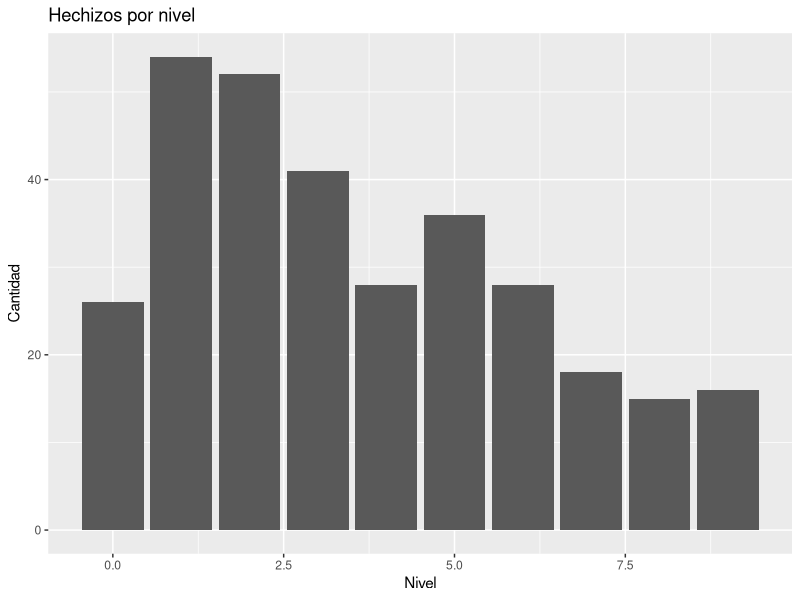
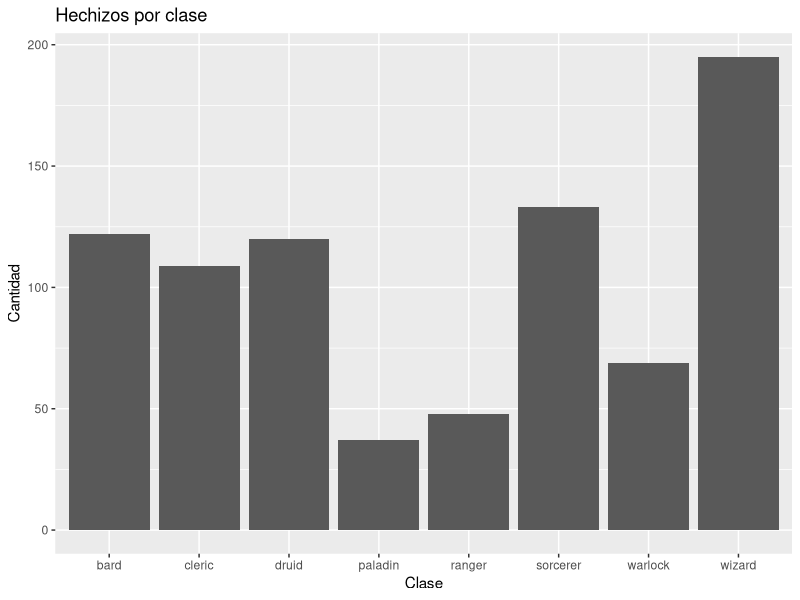
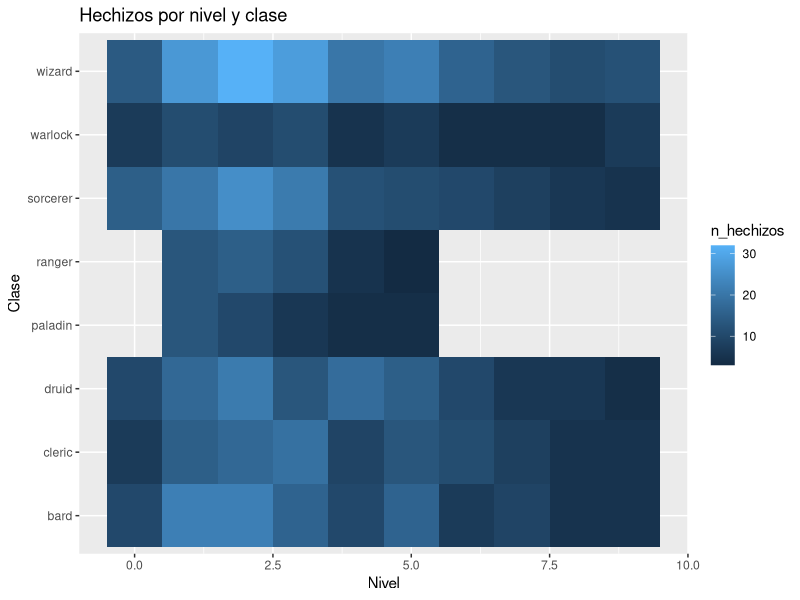
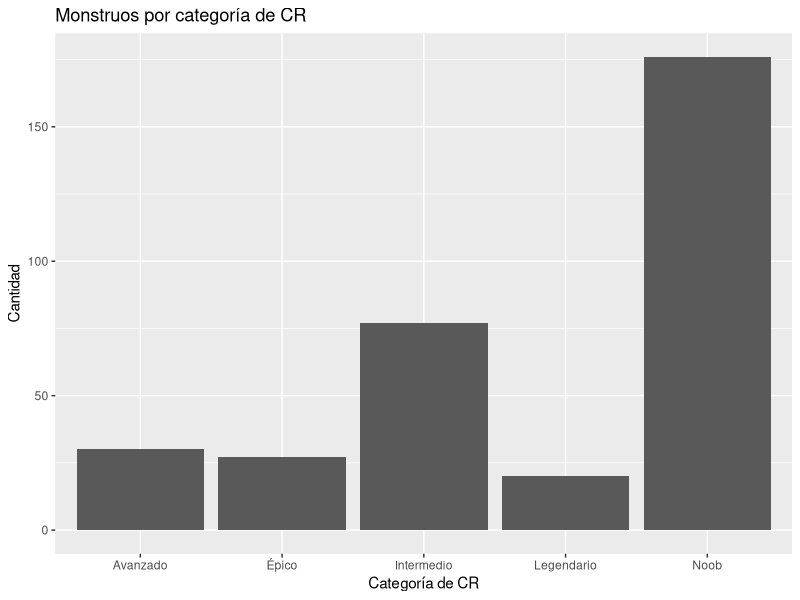
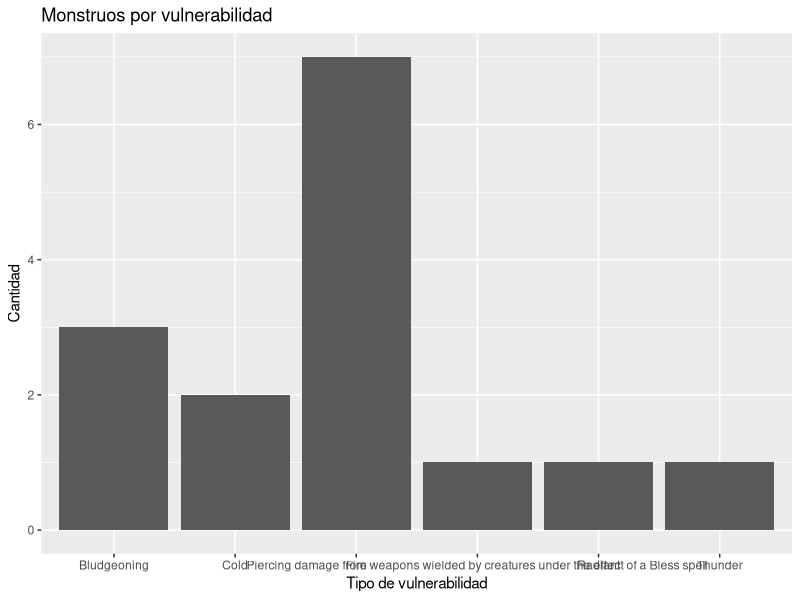
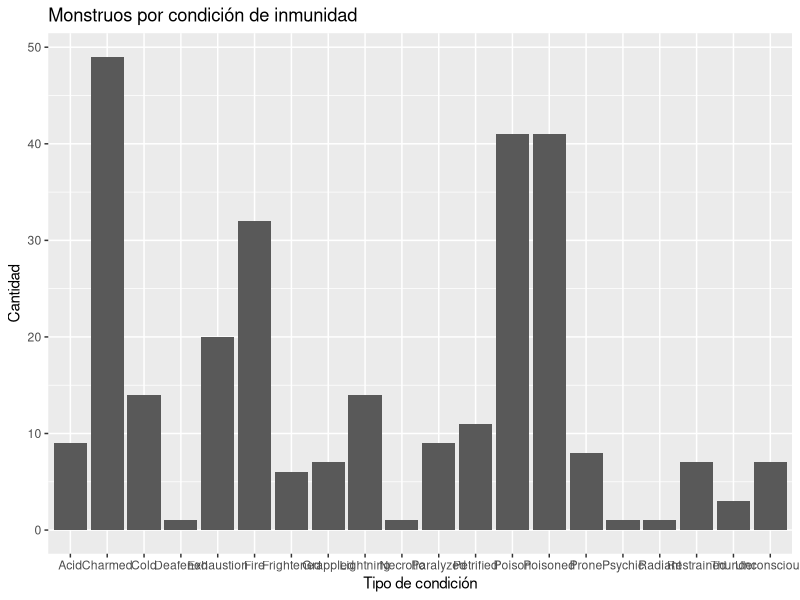
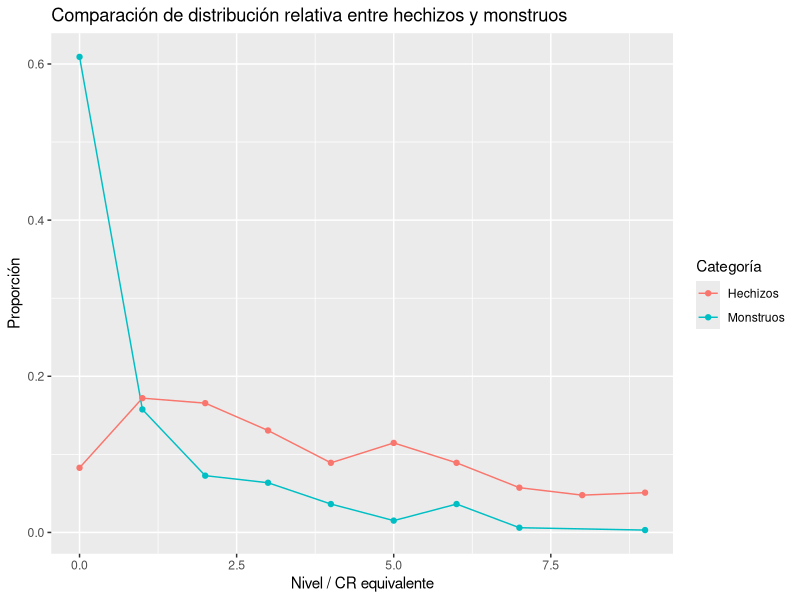

The R source for these figures, in order:
# Proyecto final – Visualización de datos
# 02_exploration.R
# Análisis exploratorio de los datos
# Autora: Golondrina Segura

# Cargar librerías

library(tidyverse)

# Leer datos procesados

spells <- read_csv("data/procesados/spells_clean.csv")
monsters <- read_csv("data/procesados/monsters_clean.csv")

# Observar los datos

glimpse(spells)
glimpse(monsters) #existen datos NA en filas de resistencias, vulnerabilidades e inmunidades, pero estos no son 
                  #datos faltantes por lo que no se eliminan, se interpretan como que el monstruo no posee nada de este carácter.

# Vamos a empezar revisando cuántos hechizos hay por nivel

spells_por_nivel <- spells %>%
  count(level, name = "n_spells")
spells_por_nivel

# Graficar resultado

ggplot(spells_por_nivel, aes(x = level, y = n_spells)) +
  geom_col() +
  labs(
    title = "Hechizos por nivel",
    x = "Nivel",
    y = "Cantidad"
  )


#Ahora vamos a analizar hechizos por su disponibilidad y cantidad para distintas clases

#Primero seleccionamos las columnas que nos interesan y las pasamos a formato largo para análisis posteriores

spell_long <- spells %>%
  select(level, bard, cleric, druid, paladin, ranger, sorcerer, warlock, wizard) %>%
  pivot_longer(
    cols = -level,
    names_to = "clase",
    values_to = "puede_usar"
  ) %>%
  filter(puede_usar == TRUE)

#Ahora vamos a ver el total de hechizos disponibles por clase

spell_long %>%
  count(clase, name = "n_hechizos") %>%
  ggplot(aes(x = clase, y = n_hechizos)) +
  geom_col() +
  labs(
    title = "Hechizos por clase",
    x = "Clase",
    y = "Cantidad"
  )


#Ahora ver cuántos hechizos (por nivel) tiene disponible cada clase con un heatmap

heatmap_data <- spell_long %>%
  count(clase, level, name = "n_hechizos")

ggplot(heatmap_data, aes(x = level, y = clase, fill = n_hechizos)) +
  geom_tile() +
  labs(
    title = "Hechizos por nivel y clase",
    x = "Nivel",
    y = "Clase"
  )


#Ahora pasamos a la base de montruos, primero revisamos cantidad de montruos por CR (challenge rating)

ggplot(monsters, aes(x = cr_group)) +
  geom_bar() +
  labs(
    title = "Monstruos por categoría de CR",
    x = "Categoría de CR",
    y = "Cantidad"
  )

#Vamos a ver número de monstruos por vulnerabilidad

vuln_resumen <- monsters %>%
  select(vulnerabilities) %>% #seleccionamos la columna de vulnerabilidad
  separate_rows(vulnerabilities, sep = ", ") %>% #como hay monstruos que tienen más de una vulnerabilidad, separamos para que se cuenten independientemente
  filter(!is.na(vulnerabilities), vulnerabilities != "") %>% #filtramos NA de monstruos sin vulnerabilidades
  count(vulnerabilities, name = "n_monstruos") #contar cuantos monstruos hay por vulnerabilidad

#Graficamos

ggplot(vuln_resumen, aes(x = vulnerabilities, y = n_monstruos)) +
  geom_col() +
  labs(
    title = "Monstruos por vulnerabilidad",
    x = "Tipo de vulnerabilidad",
    y = "Cantidad"
  )

#Repetimos el proceso para inmunidades

immune_resumen <- monsters %>%
  select(immunities) %>%
  separate_rows(immunities, sep = ", |; ") %>% #aquí además de separar por "," también separé por ";" porque la columna de inmunidades venía con estas dos separaciones
  filter(immunities != "", !is.na(immunities)) %>%
  count(immunities, name = "n_monstruos")


#Graficamos

ggplot(immune_resumen, aes(x = immunities, y = n_monstruos)) +
  geom_col() +
  labs(
    title = "Monstruos por condición de inmunidad",
    x = "Tipo de condición",
    y = "Cantidad"
  )


#Por último, vamos a comparar la distribución de hechizos y monstruos a través de los niveles
#Para esto elegí un gráfico de lineas comparativas

#Escalar los CR de los monstruos y dejarlos de 0 a 9 igual que los hechizos

monsters_scaled <- monsters %>%
  mutate(cr_bin = floor((cr / max(cr, na.rm = TRUE)) * 9))

#Proporcionar hechizos y monstruos

spells_por_nivel <- spells_por_nivel %>%
  mutate(prop_spells = n_spells / sum(n_spells))
monsters_por_nivel <- monsters_scaled %>%
  count(cr_bin, name = "n_monsters") %>%
  mutate(prop_monsters = n_monsters / sum(n_monsters))

#Unimos ambos datasets en uno para graficar

comparativo <- bind_rows(
  spells_por_nivel %>% transmute(nivel = level, proporcion = prop_spells, tipo = "Hechizos"),
  monsters_por_nivel %>% transmute(nivel = cr_bin, proporcion = prop_monsters, tipo = "Monstruos")
)

#Graficamos

ggplot(comparativo, aes(x = nivel, y = proporcion, color = tipo)) +
  geom_line() +
  geom_point() +
  labs(
    title = "Comparación de distribución relativa entre hechizos y monstruos",
    x = "Nivel / CR equivalente",
    y = "Proporción",
    color = "Categoría"
  )













